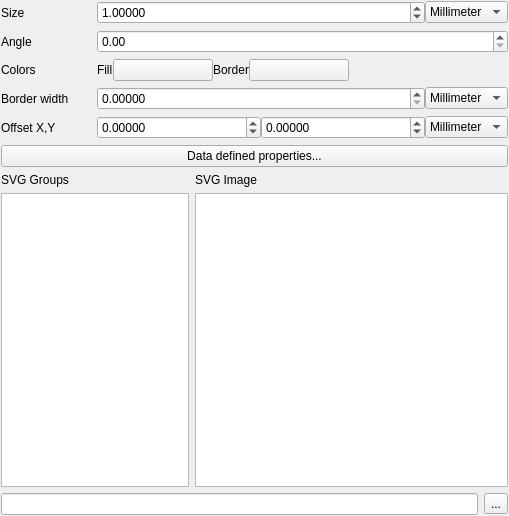
<?xml version="1.0" encoding="UTF-8"?>
<ui version="4.0">
 <class>WidgetSvgMarker</class>
 <widget class="QWidget" name="WidgetSvgMarker">
  <property name="geometry">
   <rect>
    <x>0</x>
    <y>0</y>
    <width>509</width>
    <height>516</height>
   </rect>
  </property>
  <property name="windowTitle">
   <string>Form</string>
  </property>
  <layout class="QGridLayout" name="gridLayout_2">
   <property name="margin">
    <number>1</number>
   </property>
   <item row="3" column="0" colspan="2">
    <layout class="QHBoxLayout" name="horizontalLayout_2">
     <item>
      <widget class="QLineEdit" name="mFileLineEdit"/>
     </item>
     <item>
      <widget class="QToolButton" name="mFileToolButton">
       <property name="text">
        <string>...</string>
       </property>
      </widget>
     </item>
    </layout>
   </item>
   <item row="2" column="0">
    <widget class="QTreeView" name="viewGroups">
     <property name="sizePolicy">
      <sizepolicy hsizetype="Expanding" vsizetype="Expanding">
       <horstretch>3</horstretch>
       <verstretch>1</verstretch>
      </sizepolicy>
     </property>
    </widget>
   </item>
   <item row="2" column="1">
    <widget class="QListView" name="viewImages">
     <property name="sizePolicy">
      <sizepolicy hsizetype="Expanding" vsizetype="Expanding">
       <horstretch>5</horstretch>
       <verstretch>1</verstretch>
      </sizepolicy>
     </property>
     <property name="editTriggers">
      <set>QAbstractItemView::NoEditTriggers</set>
     </property>
     <property name="iconSize">
      <size>
       <width>32</width>
       <height>32</height>
      </size>
     </property>
     <property name="movement">
      <enum>QListView::Static</enum>
     </property>
     <property name="resizeMode">
      <enum>QListView::Adjust</enum>
     </property>
     <property name="layoutMode">
      <enum>QListView::Batched</enum>
     </property>
     <property name="spacing">
      <number>2</number>
     </property>
     <property name="gridSize">
      <size>
       <width>36</width>
       <height>36</height>
      </size>
     </property>
     <property name="viewMode">
      <enum>QListView::IconMode</enum>
     </property>
     <property name="uniformItemSizes">
      <bool>true</bool>
     </property>
     <property name="wordWrap">
      <bool>true</bool>
     </property>
    </widget>
   </item>
   <item row="1" column="0">
    <widget class="QLabel" name="label_5">
     <property name="text">
      <string>SVG Groups</string>
     </property>
    </widget>
   </item>
   <item row="1" column="1">
    <widget class="QLabel" name="label">
     <property name="text">
      <string>SVG Image</string>
     </property>
    </widget>
   </item>
   <item row="0" column="0" colspan="2">
    <layout class="QFormLayout" name="formLayout_2">
     <property name="fieldGrowthPolicy">
      <enum>QFormLayout::AllNonFixedFieldsGrow</enum>
     </property>
     <property name="labelAlignment">
      <set>Qt::AlignLeading|Qt::AlignLeft|Qt::AlignTop</set>
     </property>
     <property name="horizontalSpacing">
      <number>28</number>
     </property>
     <item row="0" column="0">
      <widget class="QLabel" name="label_2">
       <property name="sizePolicy">
        <sizepolicy hsizetype="MinimumExpanding" vsizetype="Preferred">
         <horstretch>0</horstretch>
         <verstretch>0</verstretch>
        </sizepolicy>
       </property>
       <property name="text">
        <string>Size</string>
       </property>
      </widget>
     </item>
     <item row="0" column="1">
      <layout class="QHBoxLayout" name="horizontalLayout_4">
       <item>
        <widget class="QDoubleSpinBox" name="spinSize">
         <property name="sizePolicy">
          <sizepolicy hsizetype="MinimumExpanding" vsizetype="Fixed">
           <horstretch>0</horstretch>
           <verstretch>0</verstretch>
          </sizepolicy>
         </property>
         <property name="decimals">
          <number>5</number>
         </property>
         <property name="maximum">
          <double>100000.000000000000000</double>
         </property>
         <property name="value">
          <double>1.000000000000000</double>
         </property>
        </widget>
       </item>
       <item>
        <widget class="QComboBox" name="mSizeUnitComboBox">
         <item>
          <property name="text">
           <string>Millimeter</string>
          </property>
         </item>
         <item>
          <property name="text">
           <string>Map unit</string>
          </property>
         </item>
        </widget>
       </item>
      </layout>
     </item>
     <item row="1" column="0">
      <widget class="QLabel" name="label_3">
       <property name="text">
        <string>Angle</string>
       </property>
      </widget>
     </item>
     <item row="1" column="1">
      <widget class="QDoubleSpinBox" name="spinAngle">
       <property name="decimals">
        <number>2</number>
       </property>
       <property name="maximum">
        <double>360.000000000000000</double>
       </property>
       <property name="singleStep">
        <double>5.000000000000000</double>
       </property>
      </widget>
     </item>
     <item row="2" column="0">
      <widget class="QLabel" name="mColorLabel">
       <property name="text">
        <string>Colors</string>
       </property>
      </widget>
     </item>
     <item row="2" column="1">
      <layout class="QHBoxLayout" name="horizontalLayout_3">
       <item>
        <widget class="QLabel" name="label_6">
         <property name="sizePolicy">
          <sizepolicy hsizetype="Maximum" vsizetype="Preferred">
           <horstretch>0</horstretch>
           <verstretch>0</verstretch>
          </sizepolicy>
         </property>
         <property name="text">
          <string>Fill</string>
         </property>
        </widget>
       </item>
       <item>
        <widget class="QgsColorButton" name="mChangeColorButton">
         <property name="minimumSize">
          <size>
           <width>100</width>
           <height>0</height>
          </size>
         </property>
         <property name="maximumSize">
          <size>
           <width>100</width>
           <height>16777215</height>
          </size>
         </property>
         <property name="text">
          <string/>
         </property>
        </widget>
       </item>
       <item>
        <widget class="QLabel" name="mBorderColorLabel">
         <property name="sizePolicy">
          <sizepolicy hsizetype="Maximum" vsizetype="Preferred">
           <horstretch>0</horstretch>
           <verstretch>0</verstretch>
          </sizepolicy>
         </property>
         <property name="text">
          <string>Border</string>
         </property>
        </widget>
       </item>
       <item>
        <widget class="QgsColorButton" name="mChangeBorderColorButton">
         <property name="minimumSize">
          <size>
           <width>100</width>
           <height>0</height>
          </size>
         </property>
         <property name="maximumSize">
          <size>
           <width>100</width>
           <height>16777215</height>
          </size>
         </property>
         <property name="text">
          <string/>
         </property>
        </widget>
       </item>
       <item>
        <spacer name="horizontalSpacer">
         <property name="orientation">
          <enum>Qt::Horizontal</enum>
         </property>
         <property name="sizeHint" stdset="0">
          <size>
           <width>40</width>
           <height>20</height>
          </size>
         </property>
        </spacer>
       </item>
      </layout>
     </item>
     <item row="4" column="0">
      <widget class="QLabel" name="mBorderWidthLabel">
       <property name="text">
        <string>Border width</string>
       </property>
      </widget>
     </item>
     <item row="4" column="1">
      <layout class="QHBoxLayout" name="horizontalLayout_5">
       <item>
        <widget class="QDoubleSpinBox" name="mBorderWidthSpinBox">
         <property name="sizePolicy">
          <sizepolicy hsizetype="Minimum" vsizetype="Fixed">
           <horstretch>1</horstretch>
           <verstretch>0</verstretch>
          </sizepolicy>
         </property>
         <property name="decimals">
          <number>5</number>
         </property>
        </widget>
       </item>
       <item>
        <widget class="QComboBox" name="mBorderWidthUnitComboBox">
         <item>
          <property name="text">
           <string>Millimeter</string>
          </property>
         </item>
         <item>
          <property name="text">
           <string>Map unit</string>
          </property>
         </item>
        </widget>
       </item>
      </layout>
     </item>
     <item row="5" column="0">
      <widget class="QLabel" name="label_4">
       <property name="text">
        <string>Offset X,Y</string>
       </property>
      </widget>
     </item>
     <item row="5" column="1">
      <layout class="QHBoxLayout" name="horizontalLayout">
       <item>
        <widget class="QDoubleSpinBox" name="spinOffsetX">
         <property name="sizePolicy">
          <sizepolicy hsizetype="Minimum" vsizetype="Fixed">
           <horstretch>1</horstretch>
           <verstretch>0</verstretch>
          </sizepolicy>
         </property>
         <property name="decimals">
          <number>5</number>
         </property>
         <property name="minimum">
          <double>-100000.000000000000000</double>
         </property>
         <property name="maximum">
          <double>100000.000000000000000</double>
         </property>
        </widget>
       </item>
       <item>
        <widget class="QDoubleSpinBox" name="spinOffsetY">
         <property name="sizePolicy">
          <sizepolicy hsizetype="Minimum" vsizetype="Fixed">
           <horstretch>1</horstretch>
           <verstretch>0</verstretch>
          </sizepolicy>
         </property>
         <property name="decimals">
          <number>5</number>
         </property>
         <property name="minimum">
          <double>-100000.000000000000000</double>
         </property>
         <property name="maximum">
          <double>100000.000000000000000</double>
         </property>
        </widget>
       </item>
       <item>
        <widget class="QComboBox" name="mOffsetUnitComboBox">
         <item>
          <property name="text">
           <string>Millimeter</string>
          </property>
         </item>
         <item>
          <property name="text">
           <string>Map unit</string>
          </property>
         </item>
        </widget>
       </item>
      </layout>
     </item>
     <item row="6" column="0" colspan="2">
      <widget class="QPushButton" name="mDataDefinedPropertiesButton">
       <property name="sizePolicy">
        <sizepolicy hsizetype="Minimum" vsizetype="Fixed">
         <horstretch>0</horstretch>
         <verstretch>0</verstretch>
        </sizepolicy>
       </property>
       <property name="text">
        <string>Data defined properties...</string>
       </property>
      </widget>
     </item>
    </layout>
   </item>
  </layout>
 </widget>
 <customwidgets>
  <customwidget>
   <class>QgsColorButton</class>
   <extends>QPushButton</extends>
   <header>qgscolorbutton.h</header>
  </customwidget>
 </customwidgets>
 <tabstops>
  <tabstop>spinOffsetX</tabstop>
  <tabstop>spinOffsetY</tabstop>
 </tabstops>
 <resources/>
 <connections/>
</ui>
